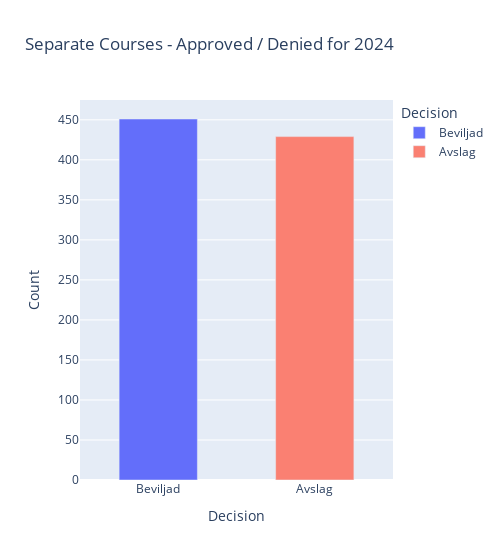

Write notebook code for a chart like this one.
### Markdown cell above
## Approved/Denied total %

### Code cell
# Regular DF as argument, not filtered one. 

def bar_approval(df):
    beslut_counts = df["Beslut"].value_counts().reset_index()
    beslut_counts.columns = ["Beslut", "Antal"]

    beslut_counts["Percent"] = (
        100 * beslut_counts["Antal"] / beslut_counts["Antal"].sum()
    )

    fig = px.bar(
        beslut_counts,
        x="Beslut",
        y="Antal",
        title="Separate Courses - Approved / Denied for 2024",
        labels={
            "Beslut": "Decision",
            "Antal": "Count",
        },
        color="Beslut",
        color_discrete_map={
            "Beviljad": "#636EFA",
            "Avslag": "salmon",
        },
        category_orders={"Beslut": beslut_counts["Beslut"].tolist()},
        custom_data=["Percent"], 
    )

    fig.update_layout(bargap=0.5, width=500)

    fig.update_traces(
        hovertemplate="<b>%{x}</b><br>Count: %{y}<br>Percent: %{customdata[0]:.2f}%<extra></extra>"
        
    )

    return fig


bar_approval(df_kurser)

### Figure 1 — Plotly figure (JSON) as saved in the notebook; plotly's stock layout.template omitted (floating-point values rounded to 4 significant figures)
{"data": [{"customdata": [[51.25]], "hovertemplate": "<b>%{x}</b><br>Count: %{y}<br>Percent: %{customdata[0]:.2f}%<extra></extra>", "legendgroup": "Beviljad", "marker": {"color": "#636EFA", "pattern": {"shape": ""}}, "name": "Beviljad", "orientation": "v", "showlegend": true, "textposition": "auto", "type": "bar", "x": ["Beviljad"], "xaxis": "x", "y": [451], "yaxis": "y"}, {"customdata": [[48.75]], "hovertemplate": "<b>%{x}</b><br>Count: %{y}<br>Percent: %{customdata[0]:.2f}%<extra></extra>", "legendgroup": "Avslag", "marker": {"color": "salmon", "pattern": {"shape": ""}}, "name": "Avslag", "orientation": "v", "showlegend": true, "textposition": "auto", "type": "bar", "x": ["Avslag"], "xaxis": "x", "y": [429], "yaxis": "y"}], "layout": {"bargap": 0.5, "barmode": "relative", "legend": {"title": {"text": "Decision"}, "tracegroupgap": 0}, "title": {"text": "Separate Courses - Approved / Denied for 2024"}, "width": 500, "xaxis": {"anchor": "y", "categoryarray": ["Beviljad", "Avslag"], "categoryorder": "array", "domain": [0, 1], "title": {"text": "Decision"}}, "yaxis": {"anchor": "x", "domain": [0, 1], "title": {"text": "Count"}}}}
